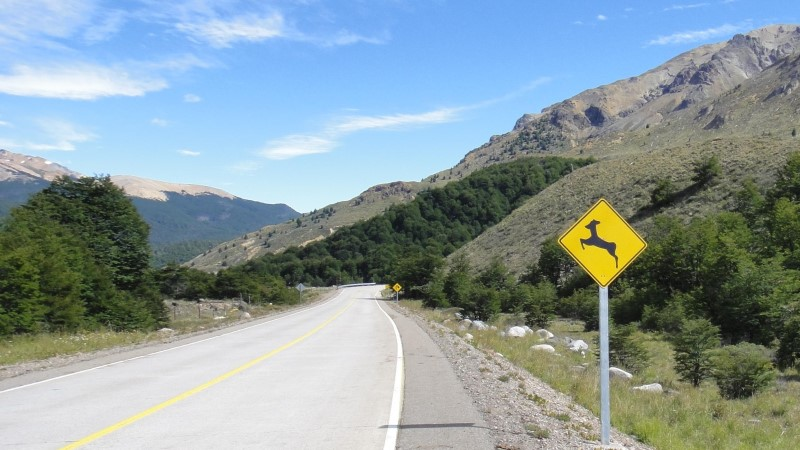
#> input picture colorSort/in.jpg, 800 x 450 px
$ python lambda.hsv.py
#> lines starting #> are read from the running program, lines starting #| are printed output that depends on the picture
#!/usr/bin/python3
from scipy.spatial import distance
import numpy as np
import colorsys
from PIL import Image

im = Image.open('in.jpg') # Can be many different formats.
#> im is the input picture: PIL image 800x450 RGB; mean R, G, B 137.5, 154.2, 157.4
pix = im.load()
#print (pix[1,1])  # Get the RGBA Value of the a pixel of an image
#print (sum(pix[1,1])/3)
out = Image.new('RGB', im.size, color = 'red')
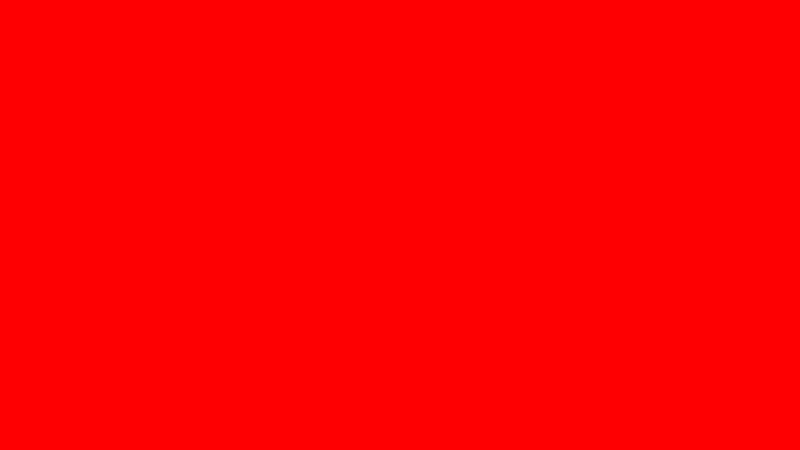
#> out: PIL image 800x450 RGB; mean R, G, B 255, 0, 0
for x in range(im.height):
    line=[]
    count=0
    for y in range(im.width):
        line.append(pix[y,x])
    line.sort(key=lambda rgb: colorsys.rgb_to_hsv(*rgb))
    for pixel in line:
        out.putpixel((count,x),pixel)
        count=count+1
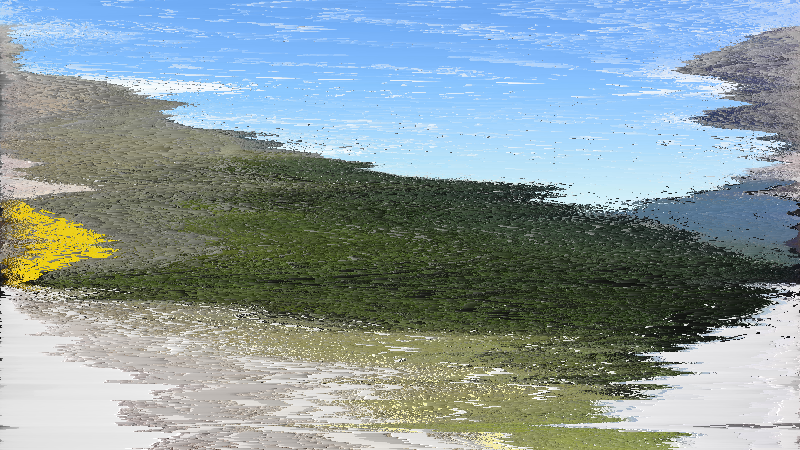
#> out: PIL image 800x450 RGB; mean R, G, B 137.5, 154.2, 157.4
out.save('out.png')

$ run again, with colorSort/f.in.jpg copied over colorSort/in.jpg
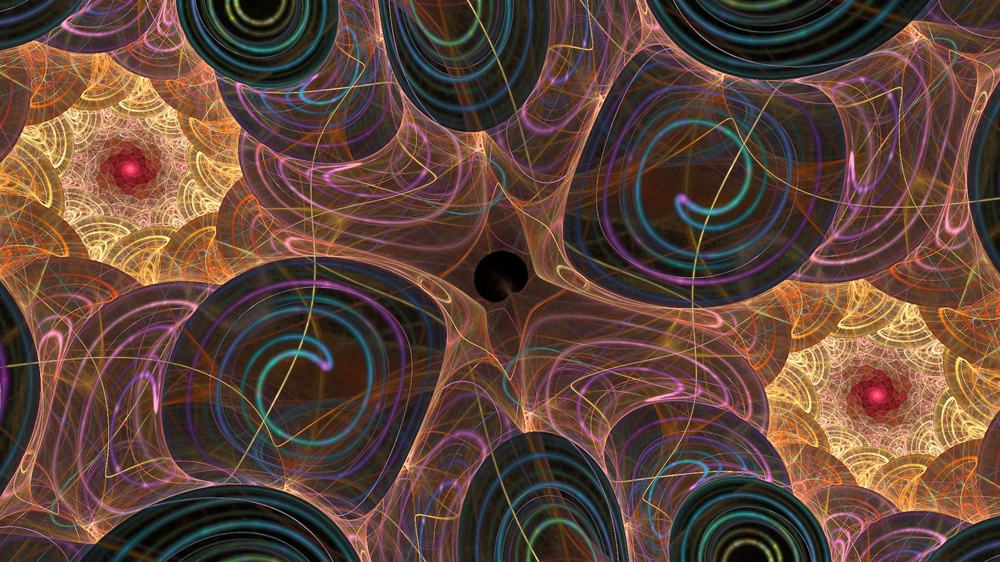
#> input picture colorSort/f.in.jpg, 1000 x 562 px, shrunk from 1920 x 1080 before the run
#> im is the input picture: PIL image 1000x562 RGB; mean R, G, B 96, 68.5, 57.5
#> after the loop `for x in range(im.height):`:
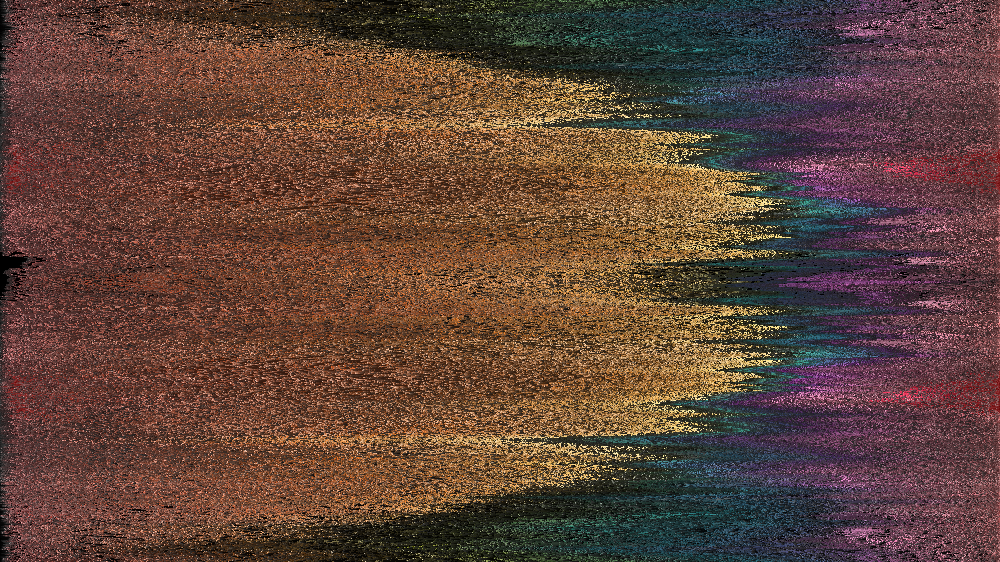
#> out: PIL image 1000x562 RGB; mean R, G, B 96, 68.5, 57.5

$ run again, with colorSort/f.psort.png saved as colorSort/in.jpg
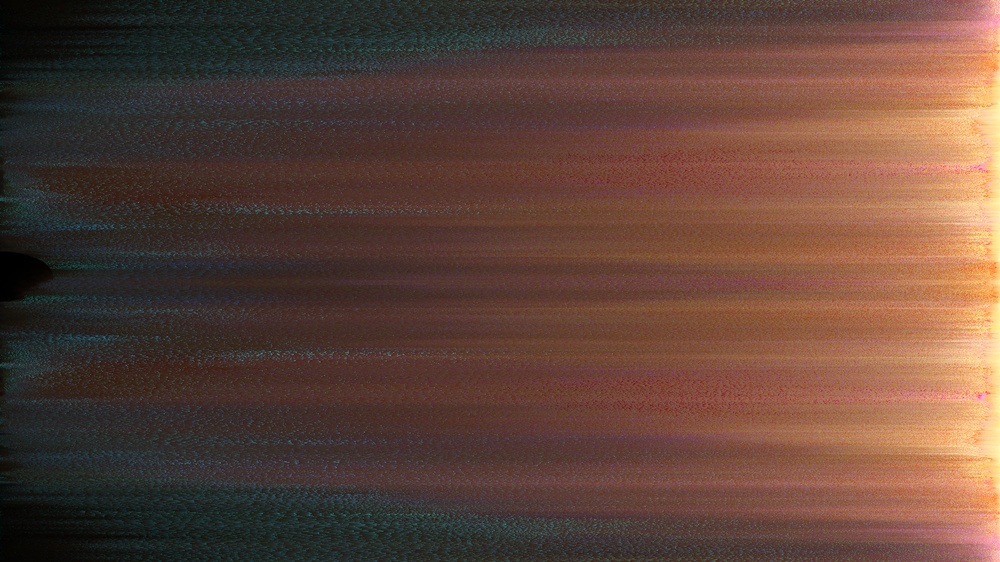
#> input picture colorSort/f.psort.png, 1000 x 562 px, shrunk from 1920 x 1080 before the run
#> im is the input picture: PIL image 1000x562 RGB; mean R, G, B 95.9, 68.5, 57.5
#> after the loop `for x in range(im.height):`:
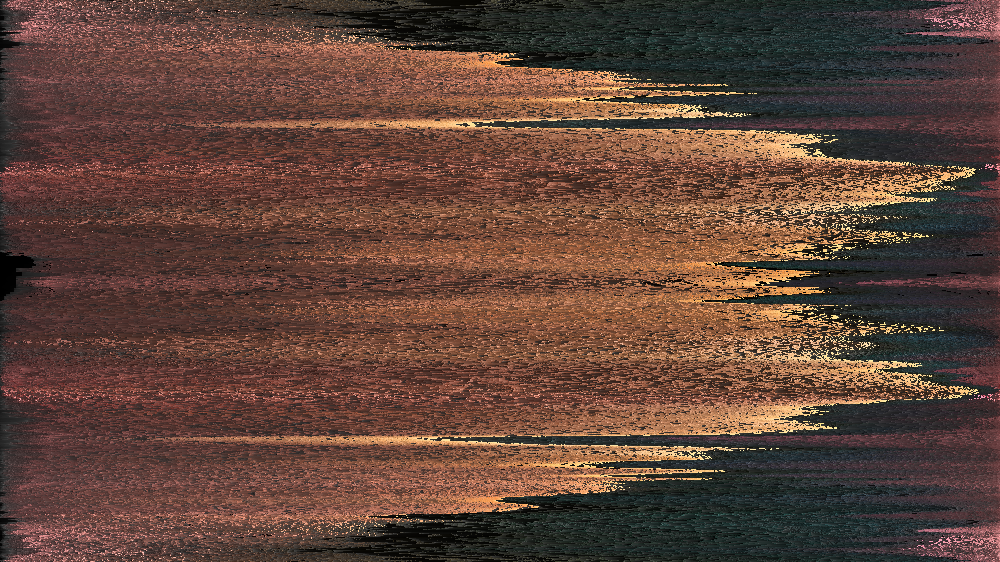
#> out: PIL image 1000x562 RGB; mean R, G, B 95.9, 68.5, 57.5
